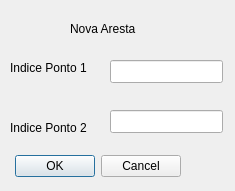
<?xml version="1.0" encoding="UTF-8"?>
<ui version="4.0">
 <class>Dialog</class>
 <widget class="QDialog" name="Dialog">
  <property name="geometry">
   <rect>
    <x>0</x>
    <y>0</y>
    <width>235</width>
    <height>191</height>
   </rect>
  </property>
  <property name="windowTitle">
   <string>Dialog</string>
  </property>
  <widget class="QDialogButtonBox" name="buttonBox">
   <property name="geometry">
    <rect>
     <x>10</x>
     <y>150</y>
     <width>171</width>
     <height>32</height>
    </rect>
   </property>
   <property name="orientation">
    <enum>Qt::Horizontal</enum>
   </property>
   <property name="standardButtons">
    <set>QDialogButtonBox::Cancel|QDialogButtonBox::Ok</set>
   </property>
  </widget>
  <widget class="QLabel" name="label">
   <property name="geometry">
    <rect>
     <x>70</x>
     <y>20</y>
     <width>81</width>
     <height>17</height>
    </rect>
   </property>
   <property name="text">
    <string>Nova Aresta</string>
   </property>
  </widget>
  <widget class="QLabel" name="label_2">
   <property name="geometry">
    <rect>
     <x>10</x>
     <y>60</y>
     <width>91</width>
     <height>16</height>
    </rect>
   </property>
   <property name="text">
    <string>Indice Ponto 1</string>
   </property>
  </widget>
  <widget class="QLabel" name="label_3">
   <property name="geometry">
    <rect>
     <x>10</x>
     <y>120</y>
     <width>91</width>
     <height>16</height>
    </rect>
   </property>
   <property name="text">
    <string>Indice Ponto 2</string>
   </property>
  </widget>
  <widget class="QLineEdit" name="p1">
   <property name="geometry">
    <rect>
     <x>110</x>
     <y>60</y>
     <width>113</width>
     <height>23</height>
    </rect>
   </property>
  </widget>
  <widget class="QLineEdit" name="p2">
   <property name="geometry">
    <rect>
     <x>110</x>
     <y>110</y>
     <width>113</width>
     <height>23</height>
    </rect>
   </property>
  </widget>
 </widget>
 <resources/>
 <connections>
  <connection>
   <sender>buttonBox</sender>
   <signal>accepted()</signal>
   <receiver>Dialog</receiver>
   <slot>accept()</slot>
   <hints>
    <hint type="sourcelabel">
     <x>248</x>
     <y>254</y>
    </hint>
    <hint type="destinationlabel">
     <x>157</x>
     <y>274</y>
    </hint>
   </hints>
  </connection>
  <connection>
   <sender>buttonBox</sender>
   <signal>rejected()</signal>
   <receiver>Dialog</receiver>
   <slot>reject()</slot>
   <hints>
    <hint type="sourcelabel">
     <x>316</x>
     <y>260</y>
    </hint>
    <hint type="destinationlabel">
     <x>286</x>
     <y>274</y>
    </hint>
   </hints>
  </connection>
 </connections>
</ui>
